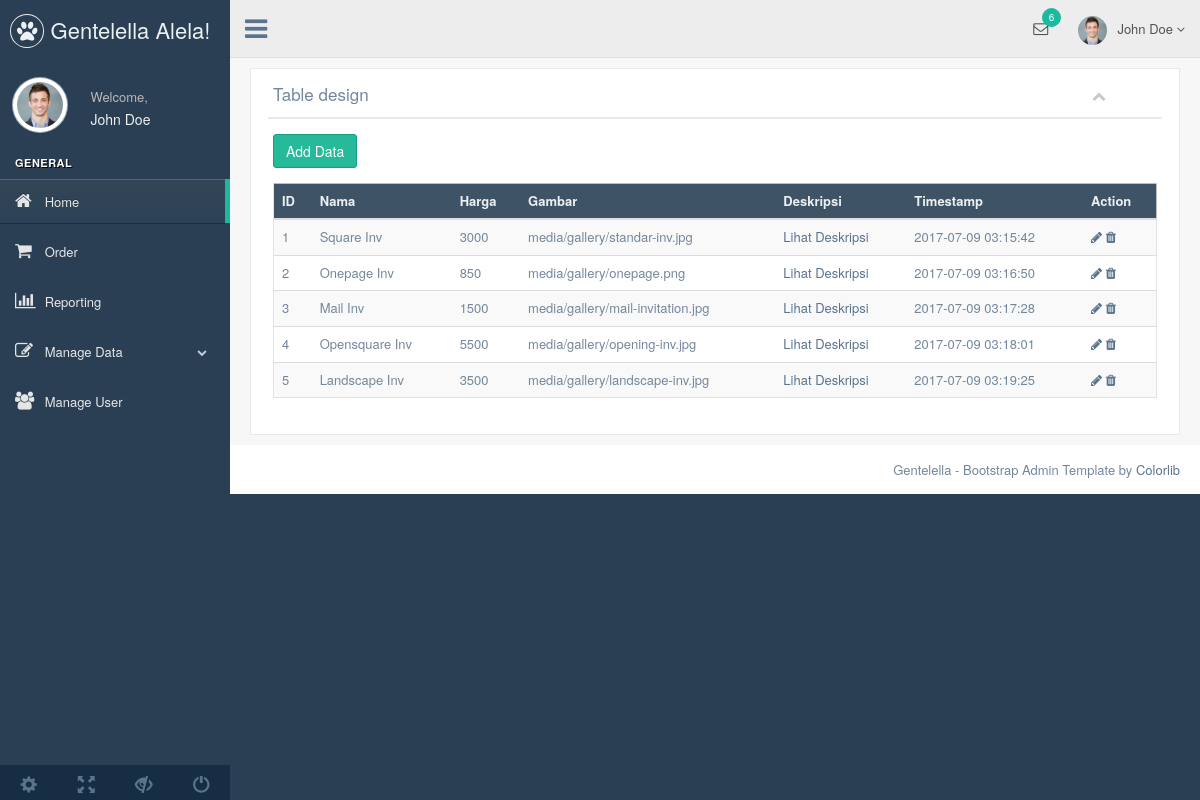
The app's page /admin/index.php?menu=undangan (signed in), older data.
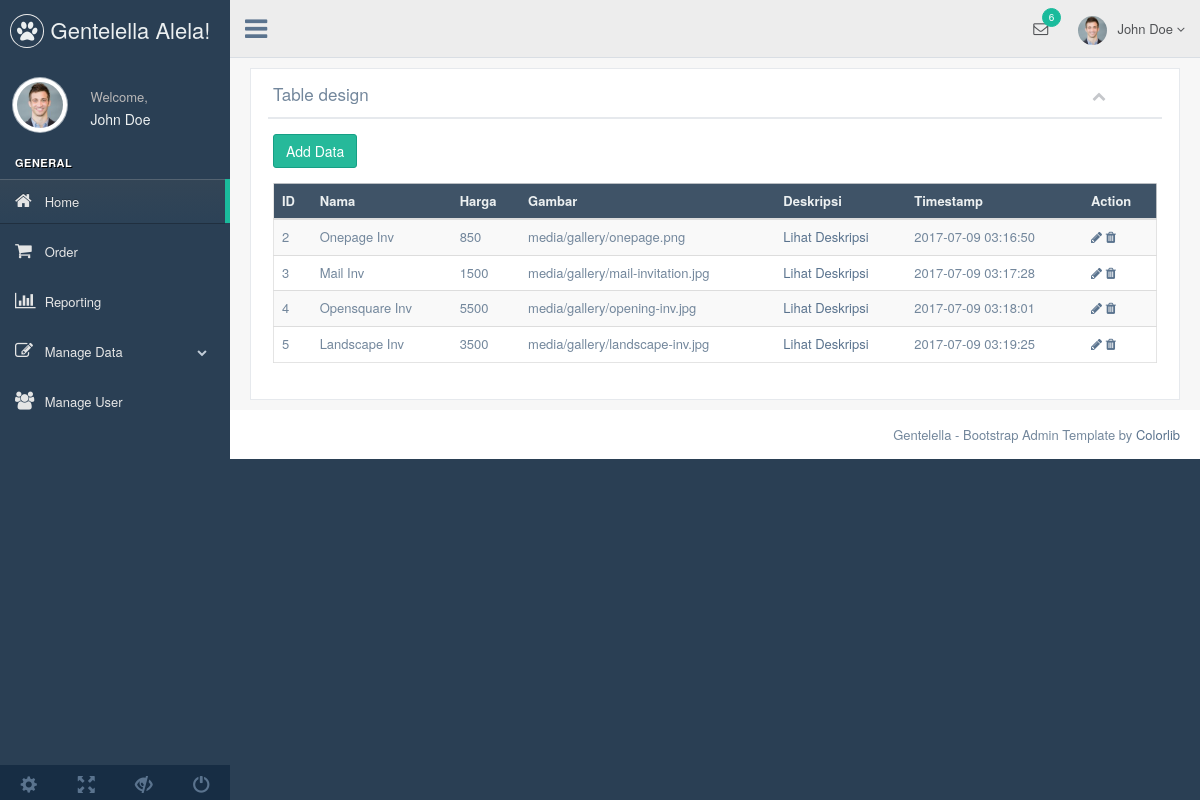
The same page, newer data.
### tables this page shows
CREATE TABLE `undangan` (
  `id` int(11) NOT NULL,
  `name` varchar(255) NOT NULL,
  `price` int(11) NOT NULL,
  `image` varchar(255) NOT NULL,
  `description` text NOT NULL,
  `create_date` timestamp NOT NULL DEFAULT CURRENT_TIMESTAMP ON UPDATE CURRENT_TIMESTAMP
);

### admin/undangan.php (the view, shortened to what this page needs)
<div class="row">
  <div class="col-md-12 col-sm-12 col-xs-12">
    <div class="x_panel">
      <div class="x_title">
        <h2>Table design <small>Custom design</small></h2>
        <ul class="nav navbar-right panel_toolbox">
          <li><a class="collapse-link"><i class="fa fa-chevron-up"></i></a></li>
        </ul>
        <div class="clearfix"></div>
      </div>
      <div class="x_content">
        <p><a href="#" class="btn btn-success" data-target="#ModalAdd" data-toggle="modal">Add Data</a></p>
        <div class="table-responsive">
          <table class="table table-striped jambo_table bulk_action">
            <thead>
              <tr class="headings">
                <th class="column-title">ID</th>
                <th class="column-title">Nama</th>
                <th class="column-title">Harga</th>
                <th class="column-title">Gambar</th>
                <th class="column-title">Deskripsi</th>
                <th class="column-title">Timestamp</th>
                <th class="column-title no-link last"><span class="nobr">Action</span></th>
              </tr>
            </thead>
            <tbody>
              <?php
                include "koneksi.php";
                $tbname="undangan";
                $modal=mysqli_query($connection, "SELECT * FROM $tbname");
                while($r=mysqli_fetch_array($modal)){
              ?>
                <tr class="even pointer">
                    <td><?php echo $r['id']; ?></td>
                    <td><?php echo $r['name']; ?></td>
                    <td><?php echo $r['price']; ?></td>
                    <td><?php echo $r['image']; ?></td>
                    <td><a href="#" data-target="#ModalDesc<?php echo $r['id']; ?>" data-toggle="modal">Lihat Deskripsi</a></td>
                    <td><?php echo $r['create_date']; ?></td>
                    <td>
                       <a href="#" class='open_modal' id='<?php echo $r['id']; ?>' tbname="<?php echo $tbname; ?>"><i class="fa fa-pencil"></i></a>
                       <a href="#" onclick="confirm_modal('delete_data.php?id=<?php echo $r['id']; ?>&amp;tbname=<?php echo $tbname; ?>');"><i class="fa fa-trash"></i></a>
                    </td>
                </tr>
              <?php } ?>
        </tbody>
        </table>
        </div>
      </div>
    </div>
  </div>
</div>

Row changes from the older to the newer data that the page shows:
removed undangan: id "1", name "Square Inv", price "3000", image "media/gallery/standar-inv.jpg", create_date "2017-07-09 03:15:42"
